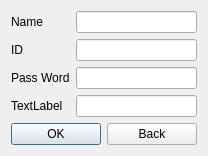
<?xml version="1.0" encoding="UTF-8"?>
<ui version="4.0">
 <class>Dialog</class>
 <widget class="QDialog" name="Dialog">
  <property name="geometry">
   <rect>
    <x>0</x>
    <y>0</y>
    <width>208</width>
    <height>122</height>
   </rect>
  </property>
  <property name="windowTitle">
   <string>Dialog</string>
  </property>
  <layout class="QGridLayout" name="gridLayout">
   <item row="0" column="0">
    <widget class="QLabel" name="label">
     <property name="text">
      <string>Name</string>
     </property>
    </widget>
   </item>
   <item row="0" column="1">
    <widget class="QLineEdit" name="lineEdit"/>
   </item>
   <item row="1" column="0">
    <widget class="QLabel" name="label_2">
     <property name="text">
      <string>ID</string>
     </property>
    </widget>
   </item>
   <item row="1" column="1">
    <widget class="QLineEdit" name="lineEdit_2"/>
   </item>
   <item row="2" column="0">
    <widget class="QLabel" name="label_3">
     <property name="text">
      <string>Pass Word</string>
     </property>
    </widget>
   </item>
   <item row="2" column="1">
    <widget class="QLineEdit" name="lineEdit_3"/>
   </item>
   <item row="3" column="0">
    <widget class="QLabel" name="label_4">
     <property name="text">
      <string>TextLabel</string>
     </property>
    </widget>
   </item>
   <item row="3" column="1">
    <widget class="QLineEdit" name="lineEdit_4"/>
   </item>
   <item row="4" column="0" colspan="2">
    <layout class="QHBoxLayout" name="horizontalLayout">
     <item>
      <widget class="QPushButton" name="ok_btn">
       <property name="text">
        <string>OK</string>
       </property>
      </widget>
     </item>
     <item>
      <widget class="QPushButton" name="back_btn">
       <property name="text">
        <string>Back</string>
       </property>
      </widget>
     </item>
    </layout>
   </item>
  </layout>
 </widget>
 <resources/>
 <connections/>
</ui>
